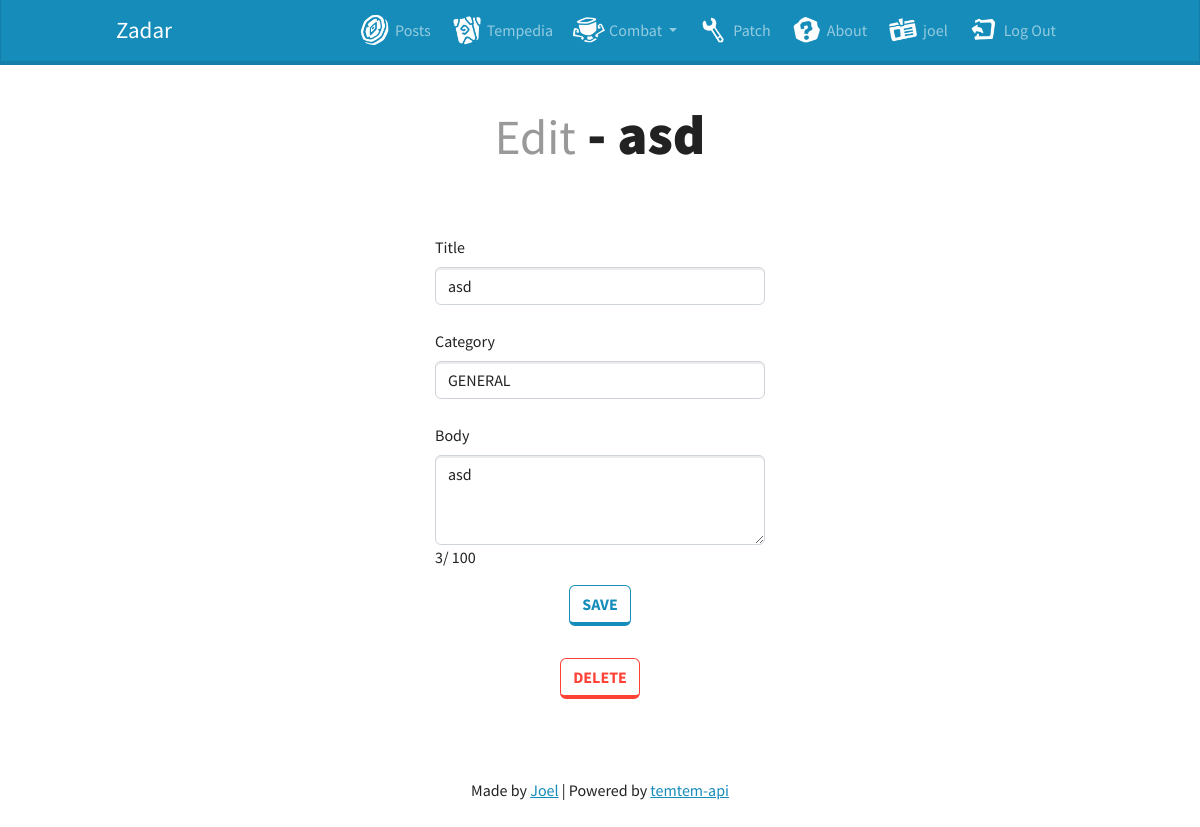
/update/1 (signed in), run on the app's committed database.
### tables this page shows
CREATE TABLE user (
  id INTEGER PRIMARY KEY AUTOINCREMENT,
  username TEXT UNIQUE NOT NULL,
  password TEXT NOT NULL,
  user_timestamp TIMESTAMP NOT NULL DEFAULT CURRENT_TIMESTAMP
);

CREATE TABLE post (
  id INTEGER PRIMARY KEY AUTOINCREMENT,
  author_id INTEGER NOT NULL,
  created TIMESTAMP NOT NULL DEFAULT CURRENT_TIMESTAMP,
  title TEXT NOT NULL,
  body TEXT NOT NULL,
  category TEXT CHECK(category IN ('GENERAL', 'TEMTEMUP', 'OPINION')) DEFAULT 'GENERAL',
  FOREIGN KEY (author_id) REFERENCES user (id)
);

### zadar/blueprints/posts.py (the view, shortened to what this page needs)
@bp.route('/update/<int:id>', methods=('GET', 'POST'))
@login_required
def update(id):
    post = get_post(id)
    return render_template('posts/update.html', post=post, categories=get_categories())

### zadar/blueprints/auth.py (called while the page is built)
@bp.before_app_request
def load_logged_in_user():
    user_id = session.get('user_id')
    if user_id is None:
        g.user = None
    else:
        g.user = get_db().execute(
            'SELECT * FROM user WHERE id = ?', (user_id, )
        ).fetchone()

def login_required(view):
    @functools.wraps(view)
    def wrapped_view(**kwargs):
        if g.user is None:
            return redirect(url_for('auth.login'))
        return view(**kwargs)
    return wrapped_view

### zadar/blueprints/posts.py (called while the page is built)
def get_categories():
    return ['GENERAL', 'TEMTEMUP', 'OPINION']

def get_post(id, check_author=True):
    post = get_db().execute(
        'SELECT p.id, title, body, category, created, author_id, username'
        ' FROM post p JOIN user u ON p.author_id = u.id'
        ' WHERE p.id = ?',
        (id,)
    ).fetchone()
    if post is None:
        abort(404, f"Post id {id} doesn't exist.")
    if check_author and post['author_id'] != g.user['id']:
        abort(403)
    return post

### zadar/db.py (called while the page is built)
def get_db():
    if 'db' not in g:
        g.db = sqlite3.connect(
            current_app.config['DATABASE'],
            detect_types=sqlite3.PARSE_DECLTYPES
        )
        g.db.row_factory = sqlite3.Row
    return g.db

### zadar/templates/posts/update.html (shortened to what this page needs)
{% extends 'base.html' %}
{% block header %}
  <h1 class="display-4"><small class="text-muted fw-normal">Edit</small> - {% block title %}{{ post['title'] }}{% endblock %}</h1>
{% endblock %}
{% block content %}
<div class="container">
  <div class="post-container">
    <form method="POST">
      <div class="form-group">
        <label class="form-label mt-4" for="title">Title</label>
        <input class="form-control" name="title" id="title"
        value="{{ request.form['title'] or post['title'] }}" maxlength="30" required>
      </div>
      <div class="form-group">
        <label class="form-label mt-4" for="category">Category</label>
        <select class="form-control" name="category" id="category">
          {% for category in categories %}
            {% if request.form['category'] == category %}
              <option selected>{{ category }}</option>
            {% else %}
              <option>{{ category }}</option>
            {% endif %}
          {% endfor %}
        </select>
      </div>
      <div class="form-group">
        <label class="form-label mt-4" for="body">Body</label>
        <textarea class="form-control" name="body" id="body" maxlength="100">{{ request.form['body'] or post['body'] }}</textarea>
        <div id="character-counter">0/100</div>
      </div>
      <div class="text-center py-3">
        <input class="btn btn-outline-primary" type="submit" value="Save">
      </div>
    </form>
    <div class="text-center py-3">
      <form class="d-inline" action="{{ url_for('posts.delete', id=post['id']) }}" method="POST">
          <input class="btn btn-outline-danger" type="submit" value="Delete" onclick="return confirm('Are you sure?');">
      </form>
    </div>
  </div>
</div>
{% endblock %}

### zadar/templates/base.html (shortened to what this page needs)
<!DOCTYPE html>
<html>
  <head>
    <link
      rel="stylesheet"
      href="{{ url_for('static', filename='css/bootstrap.min.css') }}"
    />
    <link
      rel="stylesheet"
      href="{{ url_for('static', filename='css/style.css') }}"
    />
  </head>
  <body>
    <nav class="navbar navbar-expand-md navbar-dark bg-primary">
      <div class="container navbar-container">
        <a class="navbar-brand" href="{{ url_for('posts.index')}}">Zadar</a>
        <div class="collapse navbar-collapse" id="navbarSupportedContent">
          <ul class="navbar-nav ms-auto align-items-center">
            {% if g.user %}
            <li class="nav-item nav-item-img">
              <a class="nav-link" href="{{ url_for('posts.index') }}"
                ><img class="nav-img" src="{{ url_for('static', filename='img/nav/home.png') }}"> Posts</a
              >
            </li>
            <li class="nav-item nav-item-img">
              <a class="nav-link" href="{{ url_for('tempedia.search') }}"
                ><img class="nav-img" src="{{ url_for('static', filename='img/nav/general.png') }}"> Tempedia</a
              >
            </li>
            <li class="nav-item dropdown nav-item-img">
              <a
                class="nav-link dropdown-toggle"
                href="#"
                id="navbarDropdown"
                role="button"
                data-toggle="dropdown"
                aria-haspopup="true"
                aria-expanded="false"
              >
              <img class="nav-img" src="{{ url_for('static', filename='img/nav/tournaments.png') }}"> Combat
              </a>
            </li>
            <li class="nav-item nav-item-img">
              <a class="nav-link" href="{{ url_for('patch.patch') }}"
                ><img class="nav-img" src="{{ url_for('static', filename='img/nav/bugs.png') }}"> Patch</a
              >
            </li>
            <li class="nav-item nav-item-img">
              <a class="nav-link" href="{{ url_for('about.about') }}"
                ><img class="nav-img" src="{{ url_for('static', filename='img/nav/questions.png') }}"> About</a
              >
            </li>
            <li class="nav-item nav-item-img">
              <a class="nav-link" href="{{ url_for('posts.get_profile' )}}"
                ><img class="nav-img" src="{{ url_for('static', filename='img/nav/media.png') }}"> {{ g.user['username'] }}</a
              >
            </li>
            <li class="nav-item nav-item-img">
              <a class="nav-link" href="{{ url_for('auth.logout') }}">
                <img class="nav-img" src="{{ url_for('static', filename='img/nav/exit.png') }}"> Log Out</a>
            </li>
            {% endif %}
          </ul>
        </div>
      </div>
    </nav>
    <div class="container my-3">
      <section class="content">
        <header class="text-center">{% block header %}{% endblock %}</header>
        {% block content %}{% endblock %}
      </section>
    </div>
    <footer class="text-center my-5">
      <span>Made by
        <a href="https://github.com/JoelEncinas" target="_blank">Joel</a>
        | Powered by <a href="https://temtem-api.mael.tech/" target="_blank">temtem-api</a>
      </span>
    </footer>
  </body>
</html>

### zadar/static/css/style.css (style rules this page uses)
.container { max-width: 768px; }
h1, h2, h3, h4, h5, h6, .display-4 { font-weight: 900; padding-top: 20px; padding-bottom: 20px; }
textarea { min-height: 90px !important; }
.navbar-container { max-width: 992px; }
.navbar-brand { font-size: 23px; }
.nav-item-img { position: relative; padding: 0 20px; }
.nav-img { width: 40px; position: absolute; left: -12px; top: 0; }
.profile-container, .filter-container, .post-container { width: 100%; max-width: 360px; padding: 15px; margin: 0 auto; }

### data on the page
user: user.username "joel"
post: title "asd", body "asd"

### other printed values
form field category "GENERAL"
